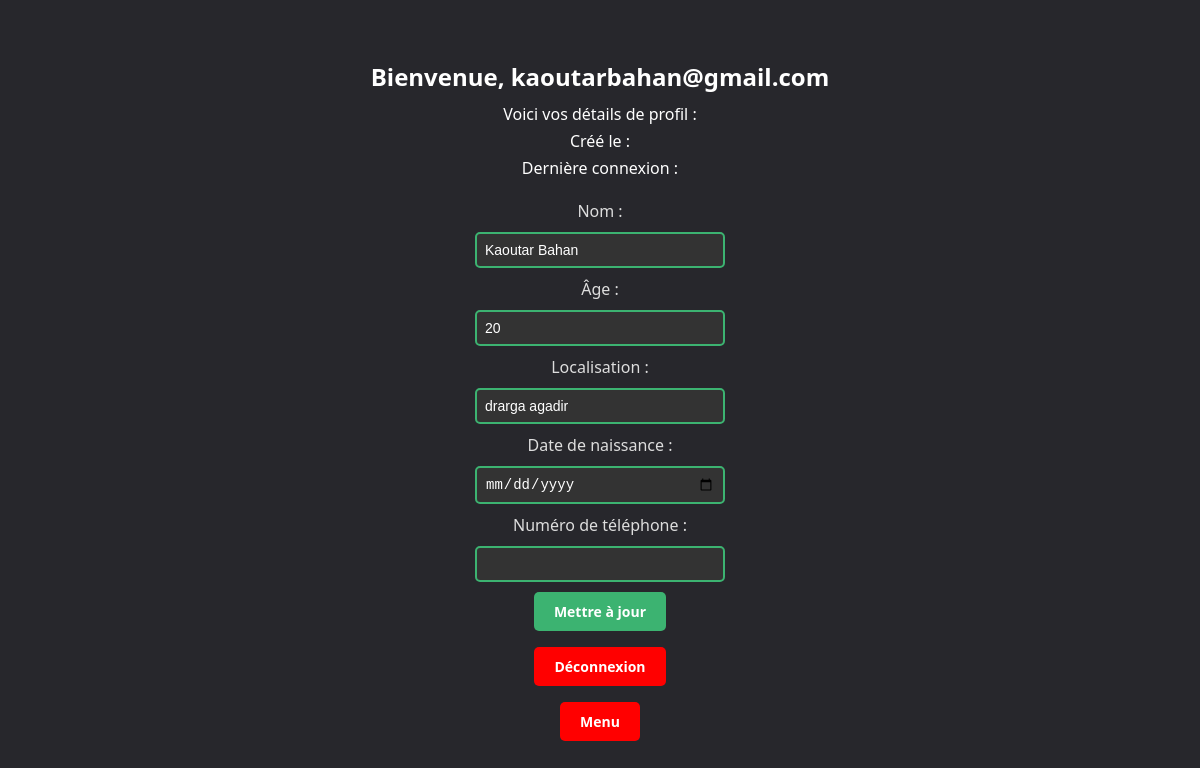
The page /profile.php (signed in) on the database its author committed.
### tables this page shows
CREATE TABLE `users` (
  `id` int(11) NOT NULL,
  `username` varchar(255) NOT NULL,
  `email` varchar(255) NOT NULL,
  `password` varchar(255) NOT NULL,
  `salt` varchar(255) NOT NULL,
  `name` varchar(255) DEFAULT NULL,
  `age` varchar(255) DEFAULT NULL,
  `localisation` varchar(255) DEFAULT NULL
);

### profile.php (the view, shortened to what this page needs)
<?php
$servername = "localhost";
$username = "root";
$password = "";
$dbname = "g_client";
function getUserData($email)
{
    global $servername, $username, $password, $dbname;
    $conn = new mysqli($servername, $username, $password, $dbname);
    $sql = "SELECT * FROM users WHERE email = ?";
    $stmt = $conn->prepare($sql);
    $stmt->bind_param("s", $email);
    $stmt->execute();
    $result = $stmt->get_result();
    $userData = $result->fetch_assoc();
    return $userData;
}
if ($_SERVER['REQUEST_METHOD'] === 'POST') {
    $loggedInUser = $_SESSION['email'];
    $name = $_POST['name'];
    $age = $_POST['age'];
    $localisation = $_POST['localisation'];
    $birthday = $_POST['birthday'];
    $telephone = $_POST['telephone'];
    updateProfile($loggedInUser, $name, $age, $localisation, $birthday, $telephone);
    $userData = getUserData($loggedInUser);
} else {
    $loggedInUser = $_SESSION['email'];
    $userData = getUserData($loggedInUser);
}
?>
<!DOCTYPE html>
<html>
<head>
</head>
<body>
    <div class="profile-info">
        <h1>Bienvenue, <?php echo $loggedInUser; ?></h1>
        <p>Voici vos détails de profil :</p>
        <p>Créé le : <?php echo $userData['creation_time']; ?></p>
        <p>Dernière connexion : <?php echo $userData['last_login_time']; ?></p>
    </div>
    <form method="POST" action="<?php echo $_SERVER['PHP_SELF']; ?>" class="profile-form">
        <label for="name">Nom :</label>
        <input type="text" id="name" name="name" value="<?php echo $userData['name']; ?>">
        <label for="age">Âge :</label>
        <input type="text" id="age" name="age" value="<?php echo $userData['age']; ?>">
        <label for="localisation">Localisation :</label>
        <input type="text" id="localisation" name="localisation" value="<?php echo $userData['localisation']; ?>">
        <label for="birthday">Date de naissance :</label>
        <input type="date" id="birthday" name="birthday" value="<?php echo $userData['birthday']; ?>">
        <label for="phone_number">Numéro de téléphone :</label>
        <input type="text" id="phone_number" name="telephone" value="<?php echo $userData['telephone']; ?>">
        <input type="submit" value="Mettre à jour" class="update-btn">
    </form>
    <a href="logout.php" class="profile-link">Déconnexion</a>
    <a href="menu.php" class="menu-link">Menu</a>
</body>
</html>

### profile.php (style rules this page uses)
* { margin: 0; padding: 0; box-sizing: border-box; }
body { display: flex; flex-direction: column; gap: 1rem; align-items: center; justify-content: center; min-height: 100vh; background: #27272c; font-family: 'Segoe UI', Tahoma, Geneva, Verdana, sans-serif; color: #fff; }
.profile-info { text-align: center; }
.profile-info h1 { margin-bottom: 10px; font-size: 24px; font-weight: bold; }
.profile-info p { margin-bottom: 5px; font-size: 16px; }
.profile-form { display: flex; flex-direction: column; align-items: center; gap: 10px; }
label { font-size: 16px; color: #ddd; }
input[type="text"], input[type="date"] { width: 250px; padding: 8px; border: 2px solid #3cb371; border-radius: 5px; font-size: 14px; background-color: #333; color: #fff; }
.update-btn { padding: 10px 20px; background-color: #3cb371; color: #fff; border: none; border-radius: 5px; font-size: 14px; cursor: pointer; font-family: 'Segoe UI', Tahoma, Geneva, Verdana, sans-serif; font-weight: bold; transition: background-color 0.3s ease; }
.profile-link, .menu-link { display: inline-block; padding: 10px 20px; background-color: #FF0000; color: #fff; text-decoration: none; border-radius: 5px; border: none; transition: background-color 0.3s ease; font-size: 14px; cursor: pointer; font-family: 'Segoe UI', Tahoma, Geneva, Verdana, sans-serif; font-weight: bold; }

### rows shown on the page
users: name "Kaoutar Bahan", age "20", localisation "drarga agadir"

### other values the page prints
$loggedInUser "kaoutarbahan@gmail.com"
